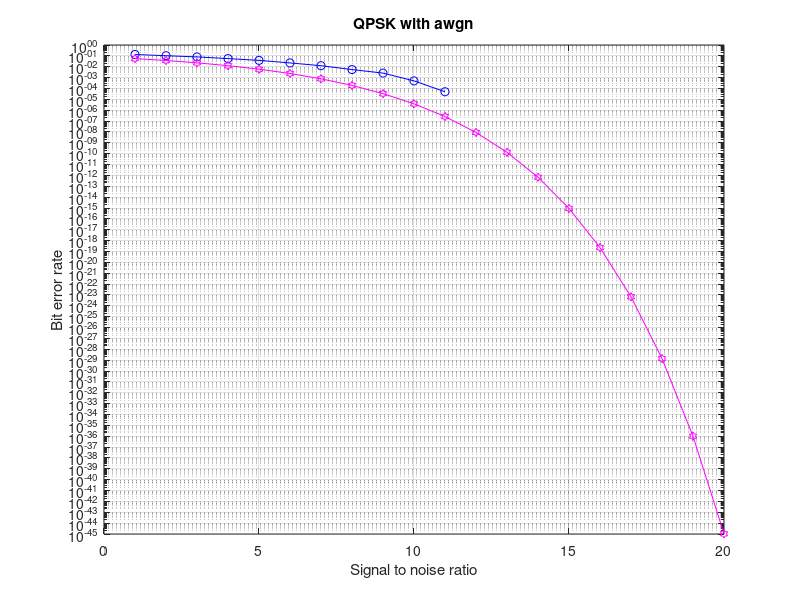

The MATLAB script that drew this image:
clear all;                                            
close all;                                            

l=10000;
snrdb=1:1:20;
snrlin=10.^(snrdb/10);

for snrdb=1:1:20
    si=2*(round(rand(1,l))-0.5);                      
    sq=2*(round(rand(1,l))-0.5);                                    
    s=si+j*sq;                               
    w=awgn(s,snrdb,'measured');
    r=w;                                           
    si_=sign(real(r));                                
    sq_=sign(imag(r));                               
    ber1=(l-sum(si==si_))/l;                          
    ber2=(l-sum(sq==sq_))/l;                          
    ber(snrdb)=mean([ber1 ber2]);                         
end

%semilogy(snrdb, ber,'o-')
snrdb=1:1:20;
snrlin=10.^(snrdb./10);
tber=0.5.*erfc(sqrt(snrlin));
semilogy(snrdb,ber,'-bo', snrdb,tber,'-mh')
title('QPSK with awgn');
xlabel('Signal to noise ratio');
ylabel('Bit error rate');      
grid on;
